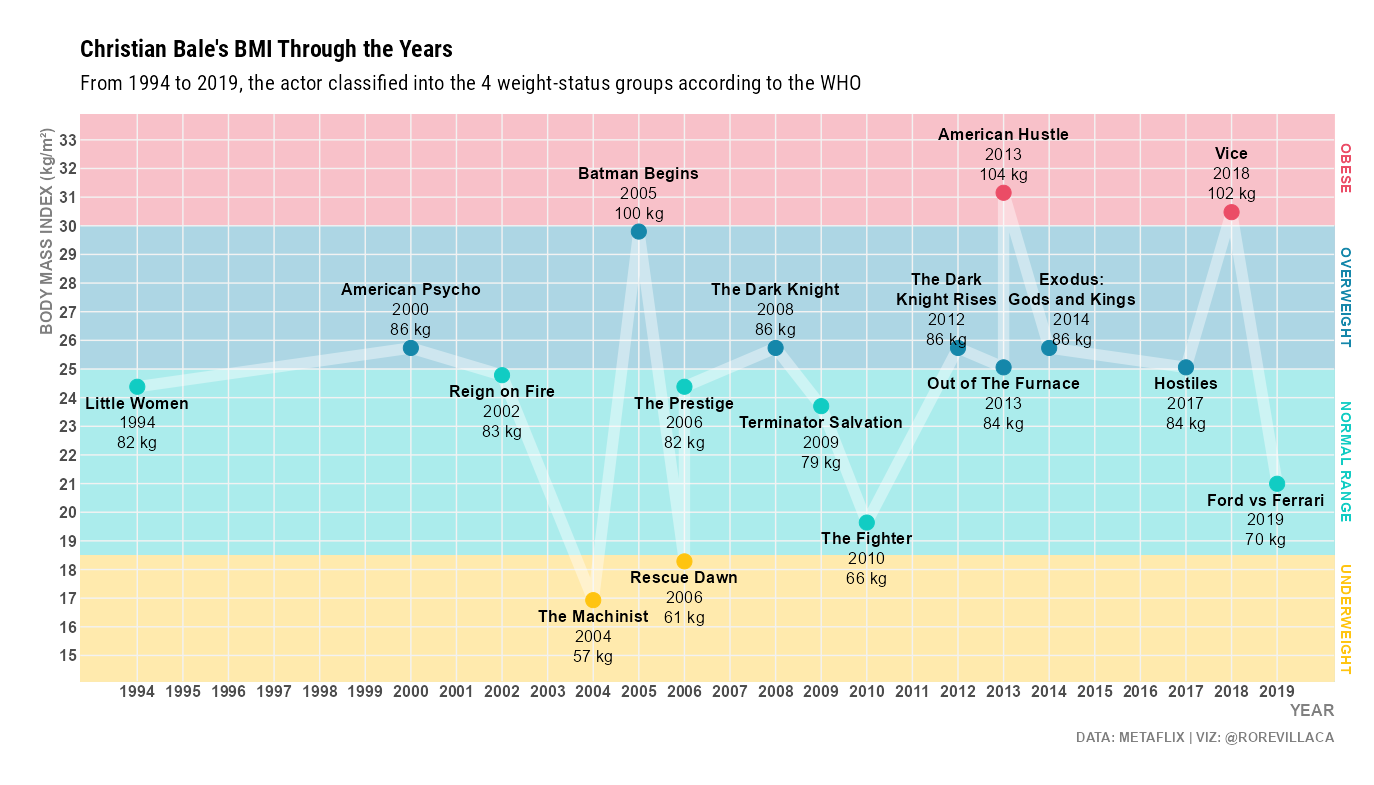

Write R code to recreate this figure.
library(ggplot2)
library(hrbrthemes)
library(ggtext)
library(dplyr)


datos <- ReviMisc::paste_from_excel()



datos %>% 
  mutate(label_x_pos=ifelse(Year%in%c(2012,2019),Year-0.25,ifelse(Year==2014,Year+0.5,Year))) %>% 
  ggplot(aes(x=Year,y=bmi))+
  geom_rect(aes(xmin = -Inf, xmax = Inf, ymin = -Inf, ymax = Inf, fill = "#F8C1C9")) +
  geom_rect(aes(xmin = -Inf, xmax = Inf, ymin = -Inf, ymax = 30, fill = "#ADD6E4")) +
  geom_rect(aes(xmin = -Inf, xmax = Inf, ymin = -Inf, ymax = 25, fill = "#ABECEC")) +
  geom_rect(aes(xmin = -Inf, xmax = Inf, ymin = -Inf, ymax = 18.5, fill = "#FFEAAD")) +
  geom_hline(yintercept = seq(15,33,1),color="gray95")+
  geom_vline(xintercept = seq(1994,2019,1),color="gray95")+
  geom_line(color="white",size=4,alpha=0.4)+
  geom_point(size=5,aes(color=category))+
  geom_richtext(aes(x=label_x_pos,label=paste0("<span>**",Movie,"**</span><br>",Year,"<br>",source2_kg," kg"),y=ifelse(bmi>25.5,bmi+1.3,bmi-1.3)),family="IBM Plex Sans Bold",fill = NA, label.color = NA,size=4.4)+
  annotate("text", x = 2020.5, y = 16.25, label = "UNDERWEIGHT",angle=-90,family = "RobotoCondensed-Bold",color="#FFC410",fontface="bold",hjust=0.5)+
  annotate("text", x = 2020.5, y = 21.75, label = "NORMAL RANGE",angle=-90,family = "RobotoCondensed-Bold",color="#11CCC3",fontface="bold",hjust=0.5)+
  annotate("text", x = 2020.5, y = 27.5, label = "OVERWEIGHT",angle=-90,family = "RobotoCondensed-Bold",color="#1587AA",fontface="bold",hjust=0.5)+
  annotate("text", x = 2020.5, y = 32, label = "OBESE",angle=-90,family = "RobotoCondensed-Bold",color="#EB4C66",fontface="bold",hjust=0.5)+
  #scale_x_continuous(breaks=seq(1994,2019,1),labels = gsub('^(.{2})(.*)$', '\\1\n\\2', as.character(seq(1994,2019,1))))+
  scale_x_continuous(breaks=seq(1994,2019,1))+
  scale_y_continuous(limits=c(15,33),breaks=seq(15,33,1))+
  scale_color_manual(values=c("#11CCC3","#EB4C66","#1587AA","#FFC410"))+
  scale_fill_identity()+
  coord_cartesian(clip = "off",xlim = c(1994, 2019))+
  labs(title="Christian Bale's BMI Through the Years",
       subtitle="From 1994 to 2019, the actor classified into the 4 weight-status groups according to the WHO",x="YEAR",y="BODY MASS INDEX (kg/m²)   ")+
  guides(color="none")+
  theme_ipsum_rc()+
  theme(axis.text.x = element_text(family = "RobotoCondensed-Bold", size = 12,face = "bold"),
        axis.text.y = element_text(family = "RobotoCondensed-Bold", size = 12,face = "bold"),
        axis.title.x = element_text(family = "RobotoCondensed-Bold", size = 12,face = "bold",color="gray50"),
        axis.title.y = element_text(family = "RobotoCondensed-Bold", size = 12,face = "bold",color="gray50"),
        plot.subtitle = element_text(size=16))
